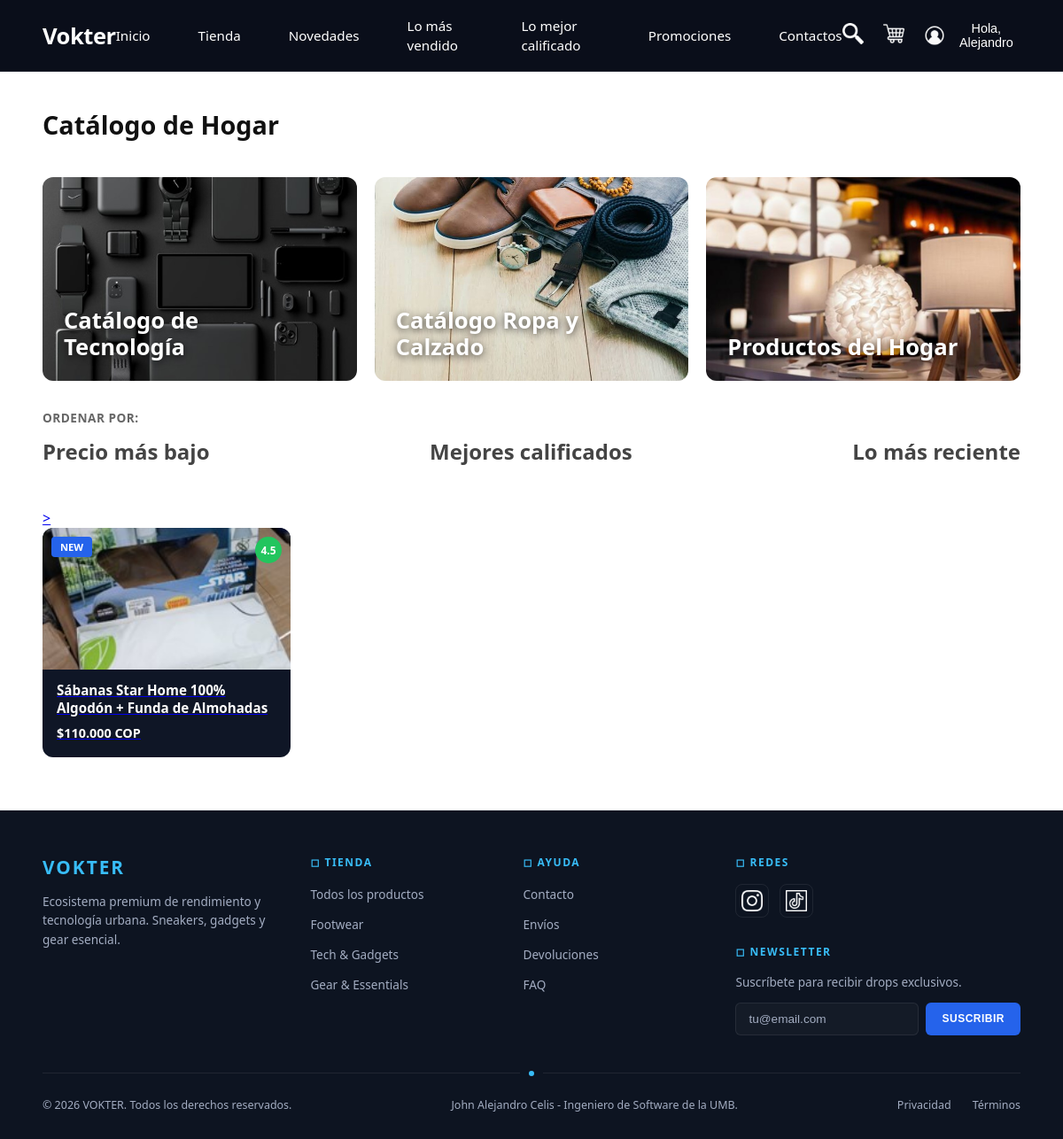
Screenshot of /Views/Hogar.php with the database file from the repository.
### tables this page shows
CREATE TABLE `productos` (
  `id` int(11) NOT NULL,
  `categoria_id` int(11) NOT NULL,
  `nombre` varchar(100) NOT NULL,
  `descripcion` text DEFAULT NULL,
  `precio_base` decimal(10,2) NOT NULL,
  `marca` varchar(50) DEFAULT NULL,
  `activo` tinyint(1) DEFAULT 1,
  `en_promocion` tinyint(1) DEFAULT 0,
  `descuento_porcentaje` decimal(5,2) DEFAULT NULL
);

### Controllers/ProductoController.php (called while the page is built, shortened)
<?php
require_once __DIR__ . '/../Models/productoServer.php';
require_once __DIR__ . '/../Models/ImagenProductoServer.php';
class ProductoController {
    private $productoModel;
    private $imagenModel;
    public function __construct($db) {
        $this->productoModel = new Producto($db);
        $this->imagenModel = new ImagenProducto($db);
    }
    public function listarPorCategoria($categoriaId) {
        $productos = $this->productoModel->obtenerPorCategoria($categoriaId);
        foreach ($productos as &$producto) {
            $imagenes = $this->imagenModel->obtenerPorProducto($producto['id']);
        }
        return $productos;
    }
}

### Models/productoServer.php (called while the page is built, shortened)
<?php
class Producto {
    private $conn;
    private $table = 'productos';
    public function __construct($db) {
        $this->conn = $db;
    }
    public function obtenerPorCategoria($categoriaId) {
        $query = "SELECT * FROM " . $this->table . " WHERE categoria_id = :categoria_id AND activo = 1";
        $stmt = $this->conn->prepare($query);
        $stmt->bindParam(':categoria_id', $categoriaId, PDO::PARAM_INT);
        $stmt->execute();
        return $stmt->fetchAll(PDO::FETCH_ASSOC);
    }
}

### Models/ImagenProductoServer.php (called while the page is built, shortened)
<?php
class ImagenProducto {
    private $conn;
    private $table = 'imagenes_producto';
    public function __construct($db) {
        $this->conn = $db;
    }
    public function obtenerPorProducto($productoId) {
        $query = "SELECT * FROM " . $this->table . " WHERE producto_id = :producto_id ORDER BY orden ASC";
        $stmt = $this->conn->prepare($query);
        $stmt->bindParam(':producto_id', $productoId, PDO::PARAM_INT);
        $stmt->execute();
        return $stmt->fetchAll(PDO::FETCH_ASSOC);
    }
}

### Views/Hogar.php (the view, shortened to what this page needs)
<?php
require_once __DIR__ . '/../Controllers/ProductoController.php';
$database = new Database();
$db = $database->getConnection();
$controller = new ProductoController($db);
$productos = $controller->listarPorCategoria(3);
require_once __DIR__ . '/partials/header.php';
?>
<h1 class="page-heading">Catálogo de Hogar</h1>
<section class="category-banners">
  <a href="Tecnologia.php" class="category-banner category-banner--tecnologia">
    <h2>Catálogo de Tecnología</h2>
  </a>
  <a href="RopaCalzado.php" class="category-banner category-banner--ropa">
    <h2>Catálogo Ropa y Calzado</h2>
  </a>
  <a href="Hogar.php" class="category-banner category-banner--hogar">
    <h2>Productos del Hogar</h2>
  </a>
</section>
<div class="sort-section">
  <p class="sort-title">Ordenar por:</p>
  <div class="sort-options">
    <span class="sort-option">Precio más bajo</span>
    <span class="sort-option">Mejores calificados</span>
    <span class="sort-option">Lo más reciente</span>
  </div>
</div>
<div class="products">
    <?php foreach ($productos as $producto): ?>
        <a href="producto.php?id=<?php echo $producto['id']; ?>" class="product-card-link" data-id="<?php echo $producto['id']; ?>">>
            <div class="product-card">
                <div class="product-image-placeholder">
                    <span class="badge-new">NEW</span>
                    <span class="badge-rating">4.5</span>
                    <img src="<?php echo $producto['imagen_url'] ? htmlspecialchars($producto['imagen_url']) : '/projectVokter/Images/Fotos/HogarProductos/placeholder.jpg'; ?>"
                         alt="Foto <?php echo htmlspecialchars($producto['nombre']); ?>"
                         class="product-img">
                </div>
                <div class="product-info">
                    <h3><?php echo htmlspecialchars($producto['nombre']); ?></h3>
                    <p class="price">$<?php echo number_format($producto['precio_base'], 0, ',', '.'); ?> COP</p>
                </div>
            </div>
        </a>
    <?php endforeach; ?>
</div>
<?php require_once __DIR__ . '/partials/footer.php'; ?>

### Views/partials/header.php (style rules this page uses)
:root { --bg-dark: #0a0e1a; --bg-hero: #0d1421; --blue-accent: #2563eb; --blue-light: #38bdf8; --text-white: #ffffff; --text-gray: #a3adc2; --card-bg: #0f1626; --badge-new: #2563eb; --badge-rating: #22c55e; --price-color: #ffffff; --border-subtle: rgba(255,255,255,0.08); }
* { margin: 0; padding: 0; box-sizing: border-box; }
html, body { height: 100%; }
body { font-family: 'Segoe UI', Arial, sans-serif; background: #ffffff; color: var(--text-white); display: flex; flex-direction: column; min-height: 100vh; }

### Views/Hogar.php (style rules this page uses)
.category-banners { display: flex; gap: 20px; padding: 40px 48px 0; background: #ffffff; }
.category-banner { flex: 1; background: var(--bg-hero); border-radius: 12px; padding: 24px; min-height: 230px; color: var(--text-white); position: relative; overflow: hidden; cursor: pointer; text-decoration: none; display: block; transition: transform 0.3s ease, box-shadow 0.3s ease; }
.category-banner--tecnologia { background-image: url('../Images/Fotos/Fondos/Tecnologia.jpg'); background-size: cover; background-position: center; }
.category-banner--ropa { background-image: url('../Images/Fotos/Fondos/RopaCalzado.jpg'); background-size: cover; background-position: center; }
.category-banner--hogar { background-image: url('../Images/Fotos/Fondos/Hogar.jpg'); background-size: cover; background-position: center; }
.category-banner h2 { position: absolute; bottom: 24px; left: 24px; font-size: 1.6rem; font-weight: 800; line-height: 1.15; max-width: 80%; text-shadow: 0 2px 8px rgba(0,0,0,0.7); }
.page-heading { padding: 40px 48px 0; font-size: 1.8rem; font-weight: 800; color: #111; }
.products { display: flex; flex-wrap: wrap; gap: 20px; padding: 40px 48px 60px; background: #ffffff; }
.product-card { flex: 1 1 260px; max-width: 280px; background: var(--card-bg); border-radius: 12px; overflow: visible; position: relative; color: #fff; z-index: 1; cursor: pointer; }
.product-image-placeholder { background: rgba(255,255,255,0.04); height: 160px; display: flex; align-items: center; justify-content: center; color: var(--text-gray); font-size: 0.85rem; position: relative; overflow: hidden; border-radius: 12px 12px 0 0; transition: transform 0.35s ease, box-shadow 0.35s ease; transform-origin: center bottom; }
.product-img { width: 100%; height: 100%; object-fit: cover; position: absolute; top: 0; left: 0; border-radius: 12px 12px 0 0; transition: transform 0.3s ease, border-radius 0.35s ease; }
.badge-new, .badge-rating { z-index: 2; }
.badge-new { position: absolute; top: 10px; left: 10px; background: var(--badge-new); color: #fff; font-size: 0.7rem; font-weight: 700; padding: 4px 10px; border-radius: 4px; }
.badge-rating { position: absolute; top: 10px; right: 10px; background: var(--badge-rating); color: #fff; font-size: 0.75rem; font-weight: 700; width: 30px; height: 30px; border-radius: 50%; display: flex; align-items: center; justify-content: center; }
.product-info { padding: 14px 16px 18px; }
.product-info h3 { font-size: 0.95rem; font-weight: 700; margin-bottom: 8px; line-height: 1.3; }
.product-info .price { font-size: 0.9rem; font-weight: 600; color: var(--price-color); }
.sort-section { padding: 32px 48px 8px; background: #ffffff; }
.sort-section .sort-title { font-size: 0.85rem; font-weight: 700; color: #666; text-transform: uppercase; letter-spacing: 0.5px; margin-bottom: 12px; }
.sort-options { display: flex; justify-content: space-between; width: 100%; }
.sort-option { font-size: 1.5rem; font-weight: 800; color: #444; cursor: pointer; transition: color 0.2s ease; }

### rows the page displays
productos: nombre "Sábanas Star Home 100% Algodón + Funda de Almohadas", precio_base "110.000"
